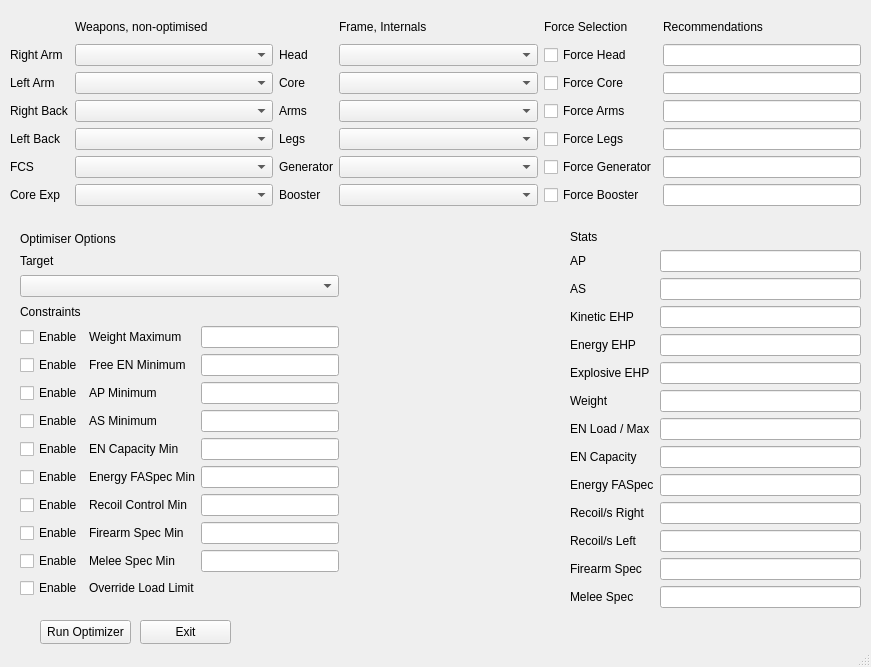
<?xml version="1.0" encoding="UTF-8"?>
<ui version="4.0">
 <class>MainWindow</class>
 <widget class="QMainWindow" name="MainWindow">
  <property name="geometry">
   <rect>
    <x>0</x>
    <y>0</y>
    <width>871</width>
    <height>667</height>
   </rect>
  </property>
  <property name="windowTitle">
   <string>MainWindow</string>
  </property>
  <widget class="QWidget" name="centralwidget">
   <widget class="QPushButton" name="ButtonOpti">
    <property name="geometry">
     <rect>
      <x>40</x>
      <y>620</y>
      <width>91</width>
      <height>24</height>
     </rect>
    </property>
    <property name="text">
     <string>Run Optimizer</string>
    </property>
   </widget>
   <widget class="QPushButton" name="ButtonExit">
    <property name="geometry">
     <rect>
      <x>140</x>
      <y>620</y>
      <width>91</width>
      <height>24</height>
     </rect>
    </property>
    <property name="text">
     <string>Exit</string>
    </property>
   </widget>
   <widget class="QWidget" name="layoutWidget">
    <property name="geometry">
     <rect>
      <x>10</x>
      <y>15</y>
      <width>851</width>
      <height>191</height>
     </rect>
    </property>
    <layout class="QGridLayout" name="gridLayout" columnstretch="0,2,0,2,0,2">
     <item row="0" column="1">
      <widget class="QLabel" name="label">
       <property name="text">
        <string>Weapons, non-optimised</string>
       </property>
      </widget>
     </item>
     <item row="0" column="3">
      <widget class="QLabel" name="label_7">
       <property name="text">
        <string>Frame, Internals</string>
       </property>
      </widget>
     </item>
     <item row="0" column="4">
      <widget class="QLabel" name="label_15">
       <property name="text">
        <string>Force Selection</string>
       </property>
      </widget>
     </item>
     <item row="0" column="5">
      <widget class="QLabel" name="label_22">
       <property name="text">
        <string>Recommendations</string>
       </property>
      </widget>
     </item>
     <item row="1" column="0">
      <widget class="QLabel" name="label_3">
       <property name="text">
        <string>Right Arm</string>
       </property>
      </widget>
     </item>
     <item row="1" column="1">
      <widget class="QComboBox" name="RightArm"/>
     </item>
     <item row="1" column="2">
      <widget class="QLabel" name="label_12">
       <property name="text">
        <string>Head</string>
       </property>
      </widget>
     </item>
     <item row="1" column="3">
      <widget class="QComboBox" name="Head_Select"/>
     </item>
     <item row="1" column="4">
      <widget class="QCheckBox" name="ForceHead">
       <property name="text">
        <string>Force Head</string>
       </property>
      </widget>
     </item>
     <item row="1" column="5">
      <widget class="QLineEdit" name="out_Head"/>
     </item>
     <item row="2" column="0">
      <widget class="QLabel" name="label_4">
       <property name="text">
        <string>Left Arm</string>
       </property>
      </widget>
     </item>
     <item row="2" column="1">
      <widget class="QComboBox" name="LeftArm"/>
     </item>
     <item row="2" column="2">
      <widget class="QLabel" name="label_13">
       <property name="text">
        <string>Core</string>
       </property>
      </widget>
     </item>
     <item row="2" column="3">
      <widget class="QComboBox" name="Core_Select"/>
     </item>
     <item row="2" column="4">
      <widget class="QCheckBox" name="ForceCore">
       <property name="text">
        <string>Force Core</string>
       </property>
      </widget>
     </item>
     <item row="2" column="5">
      <widget class="QLineEdit" name="out_Core"/>
     </item>
     <item row="3" column="0">
      <widget class="QLabel" name="label_5">
       <property name="text">
        <string>Right Back</string>
       </property>
      </widget>
     </item>
     <item row="3" column="1">
      <widget class="QComboBox" name="RightBack"/>
     </item>
     <item row="3" column="2">
      <widget class="QLabel" name="label_14">
       <property name="text">
        <string>Arms</string>
       </property>
      </widget>
     </item>
     <item row="3" column="3">
      <widget class="QComboBox" name="Arms_Select"/>
     </item>
     <item row="3" column="4">
      <widget class="QCheckBox" name="ForceArms">
       <property name="text">
        <string>Force Arms</string>
       </property>
      </widget>
     </item>
     <item row="3" column="5">
      <widget class="QLineEdit" name="out_Arms"/>
     </item>
     <item row="4" column="0">
      <widget class="QLabel" name="label_6">
       <property name="text">
        <string>Left Back</string>
       </property>
      </widget>
     </item>
     <item row="4" column="1">
      <widget class="QComboBox" name="LeftBack"/>
     </item>
     <item row="4" column="2">
      <widget class="QLabel" name="label_11">
       <property name="text">
        <string>Legs</string>
       </property>
      </widget>
     </item>
     <item row="4" column="3">
      <widget class="QComboBox" name="Legs_Select"/>
     </item>
     <item row="4" column="4">
      <widget class="QCheckBox" name="ForceLegs">
       <property name="text">
        <string>Force Legs</string>
       </property>
      </widget>
     </item>
     <item row="4" column="5">
      <widget class="QLineEdit" name="out_Legs"/>
     </item>
     <item row="5" column="0">
      <widget class="QLabel" name="label_9">
       <property name="text">
        <string>FCS</string>
       </property>
      </widget>
     </item>
     <item row="5" column="1">
      <widget class="QComboBox" name="FCS"/>
     </item>
     <item row="5" column="2">
      <widget class="QLabel" name="label_16">
       <property name="text">
        <string>Generator</string>
       </property>
      </widget>
     </item>
     <item row="5" column="3">
      <widget class="QComboBox" name="Gen"/>
     </item>
     <item row="5" column="4">
      <widget class="QCheckBox" name="ForceGen">
       <property name="text">
        <string>Force Generator</string>
       </property>
      </widget>
     </item>
     <item row="5" column="5">
      <widget class="QLineEdit" name="out_Gen"/>
     </item>
     <item row="6" column="0">
      <widget class="QLabel" name="label_10">
       <property name="text">
        <string>Core Exp</string>
       </property>
      </widget>
     </item>
     <item row="6" column="1">
      <widget class="QComboBox" name="CoreExp"/>
     </item>
     <item row="6" column="2">
      <widget class="QLabel" name="label_17">
       <property name="text">
        <string>Booster</string>
       </property>
      </widget>
     </item>
     <item row="6" column="3">
      <widget class="QComboBox" name="Boost"/>
     </item>
     <item row="6" column="4">
      <widget class="QCheckBox" name="ForceBoost">
       <property name="text">
        <string>Force Booster</string>
       </property>
      </widget>
     </item>
     <item row="6" column="5">
      <widget class="QLineEdit" name="out_Boost"/>
     </item>
    </layout>
   </widget>
   <widget class="QWidget" name="layoutWidget">
    <property name="geometry">
     <rect>
      <x>570</x>
      <y>230</y>
      <width>291</width>
      <height>391</height>
     </rect>
    </property>
    <layout class="QFormLayout" name="formLayout">
     <item row="0" column="0">
      <widget class="QLabel" name="label_25">
       <property name="text">
        <string>Stats</string>
       </property>
      </widget>
     </item>
     <item row="1" column="0">
      <widget class="QLabel" name="label_26">
       <property name="text">
        <string>AP</string>
       </property>
      </widget>
     </item>
     <item row="1" column="1">
      <widget class="QLineEdit" name="out_AP"/>
     </item>
     <item row="2" column="0">
      <widget class="QLabel" name="label_29">
       <property name="text">
        <string>AS</string>
       </property>
      </widget>
     </item>
     <item row="2" column="1">
      <widget class="QLineEdit" name="out_Attitude"/>
     </item>
     <item row="3" column="0">
      <widget class="QLabel" name="label_37">
       <property name="text">
        <string>Kinetic EHP</string>
       </property>
      </widget>
     </item>
     <item row="3" column="1">
      <widget class="QLineEdit" name="out_Kinetic"/>
     </item>
     <item row="4" column="0">
      <widget class="QLabel" name="label_35">
       <property name="text">
        <string>Energy EHP</string>
       </property>
      </widget>
     </item>
     <item row="4" column="1">
      <widget class="QLineEdit" name="out_Energy"/>
     </item>
     <item row="5" column="0">
      <widget class="QLabel" name="label_36">
       <property name="text">
        <string>Explosive EHP</string>
       </property>
      </widget>
     </item>
     <item row="5" column="1">
      <widget class="QLineEdit" name="out_Explosive"/>
     </item>
     <item row="6" column="0">
      <widget class="QLabel" name="label_27">
       <property name="text">
        <string>Weight</string>
       </property>
      </widget>
     </item>
     <item row="6" column="1">
      <widget class="QLineEdit" name="out_Weight"/>
     </item>
     <item row="7" column="0">
      <widget class="QLabel" name="label_28">
       <property name="text">
        <string>EN Load / Max</string>
       </property>
      </widget>
     </item>
     <item row="7" column="1">
      <widget class="QLineEdit" name="out_EN"/>
     </item>
     <item row="8" column="0">
      <widget class="QLabel" name="label_39">
       <property name="text">
        <string>EN Capacity</string>
       </property>
      </widget>
     </item>
     <item row="8" column="1">
      <widget class="QLineEdit" name="out_EN_Cap"/>
     </item>
     <item row="9" column="0">
      <widget class="QLabel" name="label_40">
       <property name="text">
        <string>Energy FASpec</string>
       </property>
      </widget>
     </item>
     <item row="9" column="1">
      <widget class="QLineEdit" name="out_EnergySpec"/>
     </item>
     <item row="10" column="0">
      <widget class="QLabel" name="label_38">
       <property name="text">
        <string>Recoil/s Right</string>
       </property>
      </widget>
     </item>
     <item row="10" column="1">
      <widget class="QLineEdit" name="out_RecoilRight"/>
     </item>
     <item row="11" column="0">
      <widget class="QLabel" name="label_41">
       <property name="text">
        <string>Recoil/s Left</string>
       </property>
      </widget>
     </item>
     <item row="11" column="1">
      <widget class="QLineEdit" name="out_RecoilLeft"/>
     </item>
     <item row="12" column="0">
      <widget class="QLabel" name="label_43">
       <property name="text">
        <string>Firearm Spec</string>
       </property>
      </widget>
     </item>
     <item row="12" column="1">
      <widget class="QLineEdit" name="out_FASpec"/>
     </item>
     <item row="13" column="0">
      <widget class="QLabel" name="label_42">
       <property name="text">
        <string>Melee Spec</string>
       </property>
      </widget>
     </item>
     <item row="13" column="1">
      <widget class="QLineEdit" name="out_MeleeSpec"/>
     </item>
    </layout>
   </widget>
   <widget class="QWidget" name="layoutWidget">
    <property name="geometry">
     <rect>
      <x>20</x>
      <y>230</y>
      <width>319</width>
      <height>368</height>
     </rect>
    </property>
    <layout class="QGridLayout" name="gridLayout_2">
     <item row="0" column="0" colspan="2">
      <widget class="QLabel" name="label_2">
       <property name="text">
        <string>Optimiser Options</string>
       </property>
      </widget>
     </item>
     <item row="1" column="0">
      <widget class="QLabel" name="label_8">
       <property name="text">
        <string>Target</string>
       </property>
      </widget>
     </item>
     <item row="2" column="0" colspan="3">
      <widget class="QComboBox" name="OptiTargetSelect"/>
     </item>
     <item row="3" column="0">
      <widget class="QLabel" name="label_18">
       <property name="text">
        <string>Constraints</string>
       </property>
      </widget>
     </item>
     <item row="4" column="0">
      <widget class="QCheckBox" name="WeightMax">
       <property name="text">
        <string>Enable</string>
       </property>
      </widget>
     </item>
     <item row="4" column="1">
      <widget class="QLabel" name="label_19">
       <property name="text">
        <string>Weight Maximum</string>
       </property>
      </widget>
     </item>
     <item row="4" column="2">
      <widget class="QLineEdit" name="WeightMax_line"/>
     </item>
     <item row="5" column="0">
      <widget class="QCheckBox" name="ENMin">
       <property name="text">
        <string>Enable</string>
       </property>
      </widget>
     </item>
     <item row="5" column="1">
      <widget class="QLabel" name="label_20">
       <property name="text">
        <string>Free EN Minimum</string>
       </property>
      </widget>
     </item>
     <item row="5" column="2">
      <widget class="QLineEdit" name="ENMin_line"/>
     </item>
     <item row="6" column="0">
      <widget class="QCheckBox" name="APMin">
       <property name="text">
        <string>Enable</string>
       </property>
      </widget>
     </item>
     <item row="6" column="1">
      <widget class="QLabel" name="label_23">
       <property name="text">
        <string>AP Minimum</string>
       </property>
      </widget>
     </item>
     <item row="6" column="2">
      <widget class="QLineEdit" name="APMin_line"/>
     </item>
     <item row="7" column="0">
      <widget class="QCheckBox" name="ASMin">
       <property name="text">
        <string>Enable</string>
       </property>
      </widget>
     </item>
     <item row="7" column="1">
      <widget class="QLabel" name="label_24">
       <property name="text">
        <string>AS Minimum</string>
       </property>
      </widget>
     </item>
     <item row="7" column="2">
      <widget class="QLineEdit" name="ASMin_line"/>
     </item>
     <item row="8" column="0">
      <widget class="QCheckBox" name="ENCapMin">
       <property name="text">
        <string>Enable</string>
       </property>
      </widget>
     </item>
     <item row="8" column="1">
      <widget class="QLabel" name="label_30">
       <property name="text">
        <string>EN Capacity Min</string>
       </property>
      </widget>
     </item>
     <item row="8" column="2">
      <widget class="QLineEdit" name="ENCapMin_line"/>
     </item>
     <item row="9" column="0">
      <widget class="QCheckBox" name="EnergyFASpec">
       <property name="text">
        <string>Enable</string>
       </property>
      </widget>
     </item>
     <item row="9" column="1">
      <widget class="QLabel" name="label_31">
       <property name="text">
        <string>Energy FASpec Min</string>
       </property>
      </widget>
     </item>
     <item row="9" column="2">
      <widget class="QLineEdit" name="EnergyFASpecMin_line"/>
     </item>
     <item row="10" column="0">
      <widget class="QCheckBox" name="RecoilMin">
       <property name="text">
        <string>Enable</string>
       </property>
      </widget>
     </item>
     <item row="10" column="1">
      <widget class="QLabel" name="label_33">
       <property name="text">
        <string>Recoil Control Min</string>
       </property>
      </widget>
     </item>
     <item row="10" column="2">
      <widget class="QLineEdit" name="RecoilMin_line"/>
     </item>
     <item row="11" column="0">
      <widget class="QCheckBox" name="FASpecMin">
       <property name="text">
        <string>Enable</string>
       </property>
      </widget>
     </item>
     <item row="11" column="1">
      <widget class="QLabel" name="label_34">
       <property name="text">
        <string>Firearm Spec Min</string>
       </property>
      </widget>
     </item>
     <item row="11" column="2">
      <widget class="QLineEdit" name="FASpecMin_line"/>
     </item>
     <item row="12" column="0">
      <widget class="QCheckBox" name="MeleeSpecMin">
       <property name="text">
        <string>Enable</string>
       </property>
      </widget>
     </item>
     <item row="12" column="1">
      <widget class="QLabel" name="label_32">
       <property name="text">
        <string>Melee Spec Min</string>
       </property>
      </widget>
     </item>
     <item row="12" column="2">
      <widget class="QLineEdit" name="MeleeSpecMin_line"/>
     </item>
     <item row="13" column="0">
      <widget class="QCheckBox" name="LoadOverride">
       <property name="text">
        <string>Enable</string>
       </property>
      </widget>
     </item>
     <item row="13" column="1">
      <widget class="QLabel" name="label_21">
       <property name="text">
        <string>Override Load Limit</string>
       </property>
      </widget>
     </item>
    </layout>
   </widget>
  </widget>
  <widget class="QStatusBar" name="statusbar"/>
  <action name="action_Open">
   <property name="text">
    <string>&amp;Open</string>
   </property>
   <property name="shortcut">
    <string>Alt+O</string>
   </property>
  </action>
  <action name="actionOpen_Recent">
   <property name="text">
    <string>Open &amp;Recent</string>
   </property>
   <property name="shortcut">
    <string>Alt+R</string>
   </property>
  </action>
  <action name="action_Save">
   <property name="text">
    <string>&amp;Save</string>
   </property>
   <property name="shortcut">
    <string>Alt+S</string>
   </property>
  </action>
  <action name="actionExit">
   <property name="text">
    <string>Exit</string>
   </property>
  </action>
  <action name="actionOpti">
   <property name="text">
    <string>Opti</string>
   </property>
  </action>
 </widget>
 <resources/>
 <connections>
  <connection>
   <sender>ButtonExit</sender>
   <signal>clicked()</signal>
   <receiver>actionExit</receiver>
   <slot>trigger()</slot>
   <hints>
    <hint type="sourcelabel">
     <x>55</x>
     <y>661</y>
    </hint>
    <hint type="destinationlabel">
     <x>-1</x>
     <y>-1</y>
    </hint>
   </hints>
  </connection>
  <connection>
   <sender>ButtonOpti</sender>
   <signal>clicked()</signal>
   <receiver>actionOpti</receiver>
   <slot>trigger()</slot>
   <hints>
    <hint type="sourcelabel">
     <x>55</x>
     <y>581</y>
    </hint>
    <hint type="destinationlabel">
     <x>-1</x>
     <y>-1</y>
    </hint>
   </hints>
  </connection>
 </connections>
</ui>
